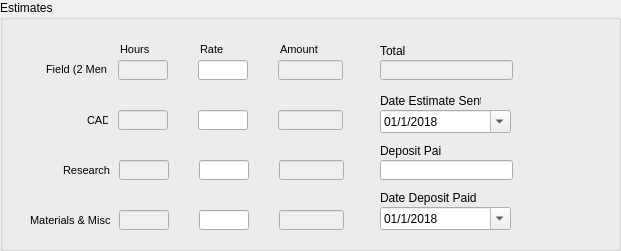
         <widget class="QGroupBox" name="groupBox_job_2">
          <property name="geometry">
           <rect>
            <x>20</x>
            <y>140</y>
            <width>621</width>
            <height>251</height>
           </rect>
          </property>
          <property name="font">
           <font>
            <weight>50</weight>
            <bold>false</bold>
           </font>
          </property>
          <property name="title">
           <string>Estimates</string>
          </property>
          <widget class="QLabel" name="label_2">
           <property name="geometry">
            <rect>
             <x>380</x>
             <y>40</y>
             <width>37</width>
             <height>21</height>
            </rect>
           </property>
           <property name="sizePolicy">
            <sizepolicy hsizetype="Fixed" vsizetype="Preferred">
             <horstretch>0</horstretch>
             <verstretch>0</verstretch>
            </sizepolicy>
           </property>
           <property name="text">
            <string>Total</string>
           </property>
           <property name="buddy">
            <cstring>job_no</cstring>
           </property>
          </widget>
          <widget class="QLineEdit" name="amt_total">
           <property name="enabled">
            <bool>false</bool>
           </property>
           <property name="geometry">
            <rect>
             <x>380</x>
             <y>60</y>
             <width>133</width>
             <height>20</height>
            </rect>
           </property>
           <property name="sizePolicy">
            <sizepolicy hsizetype="Fixed" vsizetype="Fixed">
             <horstretch>0</horstretch>
             <verstretch>0</verstretch>
            </sizepolicy>
           </property>
          </widget>
          <widget class="QLineEdit" name="amt_fw">
           <property name="enabled">
            <bool>false</bool>
           </property>
           <property name="geometry">
            <rect>
             <x>278</x>
             <y>60</y>
             <width>65</width>
             <height>20</height>
            </rect>
           </property>
           <property name="sizePolicy">
            <sizepolicy hsizetype="Fixed" vsizetype="Fixed">
             <horstretch>0</horstretch>
             <verstretch>0</verstretch>
            </sizepolicy>
           </property>
           <property name="maximumSize">
            <size>
             <width>65</width>
             <height>16777215</height>
            </size>
           </property>
           <property name="text">
            <string/>
           </property>
          </widget>
          <widget class="QLineEdit" name="hrs_fw_est_2">
           <property name="enabled">
            <bool>false</bool>
           </property>
           <property name="geometry">
            <rect>
             <x>118</x>
             <y>60</y>
             <width>50</width>
             <height>20</height>
            </rect>
           </property>
           <property name="sizePolicy">
            <sizepolicy hsizetype="Fixed" vsizetype="Fixed">
             <horstretch>0</horstretch>
             <verstretch>0</verstretch>
            </sizepolicy>
           </property>
           <property name="maximumSize">
            <size>
             <width>50</width>
             <height>16777215</height>
            </size>
           </property>
          </widget>
          <widget class="QLineEdit" name="rate_fw">
           <property name="geometry">
            <rect>
             <x>198</x>
             <y>60</y>
             <width>50</width>
             <height>20</height>
            </rect>
           </property>
           <property name="sizePolicy">
            <sizepolicy hsizetype="Fixed" vsizetype="Fixed">
             <horstretch>0</horstretch>
             <verstretch>0</verstretch>
            </sizepolicy>
           </property>
           <property name="maximumSize">
            <size>
             <width>50</width>
             <height>16777215</height>
            </size>
           </property>
          </widget>
          <widget class="QLineEdit" name="rate_cad">
           <property name="geometry">
            <rect>
             <x>198</x>
             <y>110</y>
             <width>50</width>
             <height>20</height>
            </rect>
           </property>
           <property name="sizePolicy">
            <sizepolicy hsizetype="Fixed" vsizetype="Fixed">
             <horstretch>0</horstretch>
             <verstretch>0</verstretch>
            </sizepolicy>
           </property>
           <property name="maximumSize">
            <size>
             <width>50</width>
             <height>16777215</height>
            </size>
           </property>
          </widget>
          <widget class="QLineEdit" name="hrs_cad_est_2">
           <property name="enabled">
            <bool>false</bool>
           </property>
           <property name="geometry">
            <rect>
             <x>118</x>
             <y>110</y>
             <width>50</width>
             <height>20</height>
            </rect>
           </property>
           <property name="sizePolicy">
            <sizepolicy hsizetype="Fixed" vsizetype="Fixed">
             <horstretch>0</horstretch>
             <verstretch>0</verstretch>
            </sizepolicy>
           </property>
           <property name="maximumSize">
            <size>
             <width>50</width>
             <height>16777215</height>
            </size>
           </property>
          </widget>
          <widget class="QLineEdit" name="amt_cad">
           <property name="enabled">
            <bool>false</bool>
           </property>
           <property name="geometry">
            <rect>
             <x>278</x>
             <y>110</y>
             <width>65</width>
             <height>20</height>
            </rect>
           </property>
           <property name="sizePolicy">
            <sizepolicy hsizetype="Fixed" vsizetype="Fixed">
             <horstretch>0</horstretch>
             <verstretch>0</verstretch>
            </sizepolicy>
           </property>
           <property name="maximumSize">
            <size>
             <width>65</width>
             <height>16777215</height>
            </size>
           </property>
          </widget>
          <widget class="QLineEdit" name="rate_rs">
           <property name="geometry">
            <rect>
             <x>199</x>
             <y>160</y>
             <width>50</width>
             <height>20</height>
            </rect>
           </property>
           <property name="sizePolicy">
            <sizepolicy hsizetype="Fixed" vsizetype="Fixed">
             <horstretch>0</horstretch>
             <verstretch>0</verstretch>
            </sizepolicy>
           </property>
           <property name="maximumSize">
            <size>
             <width>50</width>
             <height>16777215</height>
            </size>
           </property>
          </widget>
          <widget class="QLineEdit" name="hrs_rs_est_2">
           <property name="enabled">
            <bool>false</bool>
           </property>
           <property name="geometry">
            <rect>
             <x>119</x>
             <y>160</y>
             <width>50</width>
             <height>20</height>
            </rect>
           </property>
           <property name="sizePolicy">
            <sizepolicy hsizetype="Fixed" vsizetype="Fixed">
             <horstretch>0</horstretch>
             <verstretch>0</verstretch>
            </sizepolicy>
           </property>
           <property name="maximumSize">
            <size>
             <width>50</width>
             <height>16777215</height>
            </size>
           </property>
          </widget>
          <widget class="QLineEdit" name="amt_rs">
           <property name="enabled">
            <bool>false</bool>
           </property>
           <property name="geometry">
            <rect>
             <x>279</x>
             <y>160</y>
             <width>65</width>
             <height>20</height>
            </rect>
           </property>
           <property name="sizePolicy">
            <sizepolicy hsizetype="Fixed" vsizetype="Fixed">
             <horstretch>0</horstretch>
             <verstretch>0</verstretch>
            </sizepolicy>
           </property>
           <property name="maximumSize">
            <size>
             <width>65</width>
             <height>16777215</height>
            </size>
           </property>
          </widget>
          <widget class="QLabel" name="label_8">
           <property name="geometry">
            <rect>
             <x>46</x>
             <y>59</y>
             <width>61</width>
             <height>21</height>
            </rect>
           </property>
           <property name="font">
            <font>
             <pointsize>8</pointsize>
             <weight>50</weight>
             <bold>false</bold>
            </font>
           </property>
           <property name="text">
            <string>Field (2 Men)</string>
           </property>
          </widget>
          <widget class="QLabel" name="label_9">
           <property name="geometry">
            <rect>
             <x>87</x>
             <y>110</y>
             <width>21</width>
             <height>21</height>
            </rect>
           </property>
           <property name="font">
            <font>
             <pointsize>8</pointsize>
             <weight>50</weight>
             <bold>false</bold>
            </font>
           </property>
           <property name="text">
            <string>CAD</string>
           </property>
           <property name="alignment">
            <set>Qt::AlignLeading|Qt::AlignLeft|Qt::AlignVCenter</set>
           </property>
          </widget>
          <widget class="QLabel" name="label_10">
           <property name="geometry">
            <rect>
             <x>63</x>
             <y>160</y>
             <width>51</width>
             <height>21</height>
            </rect>
           </property>
           <property name="font">
            <font>
             <pointsize>8</pointsize>
             <weight>50</weight>
             <bold>false</bold>
            </font>
           </property>
           <property name="text">
            <string>Research</string>
           </property>
           <property name="alignment">
            <set>Qt::AlignLeading|Qt::AlignLeft|Qt::AlignVCenter</set>
           </property>
          </widget>
          <widget class="QLineEdit" name="amt_misc">
           <property name="enabled">
            <bool>false</bool>
           </property>
           <property name="geometry">
            <rect>
             <x>279</x>
             <y>210</y>
             <width>65</width>
             <height>20</height>
            </rect>
           </property>
           <property name="sizePolicy">
            <sizepolicy hsizetype="Fixed" vsizetype="Fixed">
             <horstretch>0</horstretch>
             <verstretch>0</verstretch>
            </sizepolicy>
           </property>
           <property name="maximumSize">
            <size>
             <width>65</width>
             <height>16777215</height>
            </size>
           </property>
          </widget>
          <widget class="QLineEdit" name="hrs_misc_est_2">
           <property name="enabled">
            <bool>false</bool>
           </property>
           <property name="geometry">
            <rect>
             <x>119</x>
             <y>210</y>
             <width>50</width>
             <height>20</height>
            </rect>
           </property>
           <property name="sizePolicy">
            <sizepolicy hsizetype="Fixed" vsizetype="Fixed">
             <horstretch>0</horstretch>
             <verstretch>0</verstretch>
            </sizepolicy>
           </property>
           <property name="maximumSize">
            <size>
             <width>50</width>
             <height>16777215</height>
            </size>
           </property>
          </widget>
          <widget class="QLineEdit" name="rate_misc">
           <property name="geometry">
            <rect>
             <x>199</x>
             <y>210</y>
             <width>50</width>
             <height>20</height>
            </rect>
           </property>
           <property name="sizePolicy">
            <sizepolicy hsizetype="Fixed" vsizetype="Fixed">
             <horstretch>0</horstretch>
             <verstretch>0</verstretch>
            </sizepolicy>
           </property>
           <property name="maximumSize">
            <size>
             <width>50</width>
             <height>16777215</height>
            </size>
           </property>
          </widget>
          <widget class="QLabel" name="label_29">
           <property name="geometry">
            <rect>
             <x>30</x>
             <y>210</y>
             <width>81</width>
             <height>21</height>
            </rect>
           </property>
           <property name="font">
            <font>
             <pointsize>8</pointsize>
             <weight>50</weight>
             <bold>false</bold>
            </font>
           </property>
           <property name="text">
            <string>Materials &amp; Misc.</string>
           </property>
           <property name="alignment">
            <set>Qt::AlignLeading|Qt::AlignLeft|Qt::AlignVCenter</set>
           </property>
          </widget>
          <widget class="QLabel" name="label_30">
           <property name="geometry">
            <rect>
             <x>120</x>
             <y>39</y>
             <width>31</width>
             <height>21</height>
            </rect>
           </property>
           <property name="font">
            <font>
             <pointsize>8</pointsize>
             <weight>50</weight>
             <bold>false</bold>
            </font>
           </property>
           <property name="text">
            <string>Hours</string>
           </property>
          </widget>
          <widget class="QLabel" name="label_34">
           <property name="geometry">
            <rect>
             <x>200</x>
             <y>39</y>
             <width>31</width>
             <height>21</height>
            </rect>
           </property>
           <property name="font">
            <font>
             <pointsize>8</pointsize>
             <weight>50</weight>
             <bold>false</bold>
            </font>
           </property>
           <property name="text">
            <string>Rate</string>
           </property>
          </widget>
          <widget class="QLabel" name="label_35">
           <property name="geometry">
            <rect>
             <x>280</x>
             <y>39</y>
             <width>41</width>
             <height>21</height>
            </rect>
           </property>
           <property name="font">
            <font>
             <pointsize>8</pointsize>
             <weight>50</weight>
             <bold>false</bold>
            </font>
           </property>
           <property name="text">
            <string>Amount</string>
           </property>
          </widget>
          <widget class="QLabel" name="label_19">
           <property name="geometry">
            <rect>
             <x>380</x>
             <y>90</y>
             <width>101</width>
             <height>21</height>
            </rect>
           </property>
           <property name="font">
            <font>
             <weight>50</weight>
             <bold>false</bold>
            </font>
           </property>
           <property name="text">
            <string>Date Estimate Sent</string>
           </property>
          </widget>
          <widget class="QgsDateTimeEdit" name="date_estimate_sent">
           <property name="geometry">
            <rect>
             <x>380</x>
             <y>110</y>
             <width>131</width>
             <height>23</height>
            </rect>
           </property>
           <property name="minimumSize">
            <size>
             <width>42</width>
             <height>20</height>
            </size>
           </property>
           <property name="minimumDate">
            <date>
             <year>2018</year>
             <month>1</month>
             <day>1</day>
            </date>
           </property>
           <property name="displayFormat">
            <string>MM/d/yyyy</string>
           </property>
           <property name="calendarPopup">
            <bool>true</bool>
           </property>
          </widget>
          <widget class="QLabel" name="label_20">
           <property name="geometry">
            <rect>
             <x>380</x>
             <y>187</y>
             <width>101</width>
             <height>21</height>
            </rect>
           </property>
           <property name="font">
            <font>
             <weight>50</weight>
             <bold>false</bold>
            </font>
           </property>
           <property name="text">
            <string>Date Deposit Paid</string>
           </property>
          </widget>
          <widget class="QgsDateTimeEdit" name="date_dep">
           <property name="geometry">
            <rect>
             <x>380</x>
             <y>207</y>
             <width>131</width>
             <height>23</height>
            </rect>
           </property>
           <property name="minimumSize">
            <size>
             <width>42</width>
             <height>20</height>
            </size>
           </property>
           <property name="minimumDate">
            <date>
             <year>2018</year>
             <month>1</month>
             <day>1</day>
            </date>
           </property>
           <property name="displayFormat">
            <string>MM/d/yyyy</string>
           </property>
           <property name="calendarPopup">
            <bool>true</bool>
           </property>
          </widget>
          <widget class="QLabel" name="label_4">
           <property name="geometry">
            <rect>
             <x>380</x>
             <y>140</y>
             <width>61</width>
             <height>21</height>
            </rect>
           </property>
           <property name="sizePolicy">
            <sizepolicy hsizetype="Fixed" vsizetype="Preferred">
             <horstretch>0</horstretch>
             <verstretch>0</verstretch>
            </sizepolicy>
           </property>
           <property name="text">
            <string>Deposit Paid</string>
           </property>
           <property name="buddy">
            <cstring>job_no</cstring>
           </property>
          </widget>
          <widget class="QLineEdit" name="amt_dep">
           <property name="enabled">
            <bool>true</bool>
           </property>
           <property name="geometry">
            <rect>
             <x>380</x>
             <y>160</y>
             <width>133</width>
             <height>20</height>
            </rect>
           </property>
           <property name="sizePolicy">
            <sizepolicy hsizetype="Fixed" vsizetype="Fixed">
             <horstretch>0</horstretch>
             <verstretch>0</verstretch>
            </sizepolicy>
           </property>
          </widget>
         </widget>
